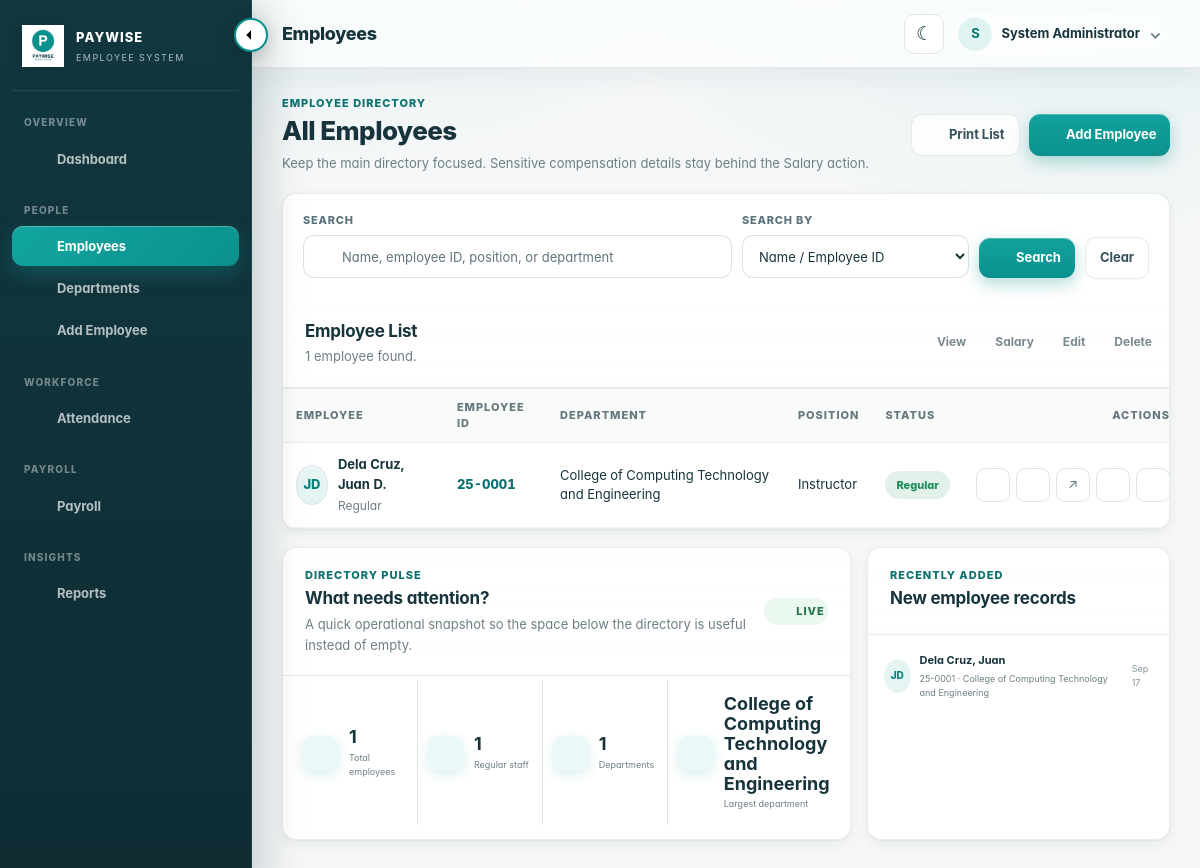
The app's page /pages/employees.php (signed in) with its own data.
### tables this page shows
CREATE TABLE employees (
    employee_id INT NOT NULL AUTO_INCREMENT,
    employee_no VARCHAR(20) NOT NULL,
    portal_password VARCHAR(255) DEFAULT NULL,  
    photo_path VARCHAR(255) DEFAULT NULL,

    first_name VARCHAR(50) NOT NULL,
    middle_name VARCHAR(50) DEFAULT NULL,
    last_name VARCHAR(50) NOT NULL,

    gender ENUM('Male','Female','Other') NOT NULL DEFAULT 'Other',
    birth_date DATE DEFAULT NULL,
    contact_number VARCHAR(20) DEFAULT NULL,
    email VARCHAR(100) DEFAULT NULL,
    civil_status VARCHAR(30) DEFAULT NULL,
    nationality VARCHAR(50) DEFAULT NULL,
    religion VARCHAR(50) DEFAULT NULL,

    permanent_address TEXT DEFAULT NULL,
    present_address TEXT DEFAULT NULL,

    sss_no VARCHAR(30) DEFAULT NULL,
    philhealth_no VARCHAR(30) DEFAULT NULL,
    pagibig_no VARCHAR(30) DEFAULT NULL,
    tin_no VARCHAR(30) DEFAULT NULL,
    atm_no VARCHAR(40) DEFAULT NULL,

    department VARCHAR(150) DEFAULT NULL,
    position VARCHAR(120) DEFAULT NULL,
    employment_status ENUM('Regular','Probationary','Contractual','Part-Time')
        NOT NULL DEFAULT 'Regular',

    basic_salary DECIMAL(12,2) NOT NULL DEFAULT 0.00,
    date_hired DATE DEFAULT NULL,

    emergency_contact_name VARCHAR(100) DEFAULT NULL,
    emergency_contact_phone VARCHAR(30) DEFAULT NULL,
    emergency_contact_address TEXT DEFAULT NULL,

    dependent_name VARCHAR(100) DEFAULT NULL,
    dependent_relationship VARCHAR(50) DEFAULT NULL,
    dependent_birth_date DATE DEFAULT NULL,

    education_background TEXT DEFAULT NULL,
    character_reference TEXT DEFAULT NULL,

    created_at TIMESTAMP NOT NULL DEFAULT CURRENT_TIMESTAMP,
    updated_at TIMESTAMP NOT NULL DEFAULT CURRENT_TIMESTAMP
        ON UPDATE CURRENT_TIMESTAMP,

    PRIMARY KEY (employee_id),
    UNIQUE KEY uq_employee_no (employee_no),
    KEY idx_employee_department (department),
    KEY idx_employee_status (employment_status),
    KEY idx_employee_name (last_name, first_name)
);

### pages/employees.php (the view, shortened to what the rows shown need)
<?php
require_once __DIR__ . '/../includes/auth.php';
require_once __DIR__ . '/../includes/layout.php';
$where = '';
$sql = "SELECT employee_id,employee_no,first_name,middle_name,last_name,photo_path,department,position,employment_status,basic_salary,created_at FROM employees $where ORDER BY last_name,first_name";
$stmt = $conn->prepare($sql);
$stmt->execute();
$result = $stmt->get_result();
$employees = [];
while ($row = $result->fetch_assoc()) $employees[] = $row;
?>
<!doctype html>
<html lang="en">
<head>
    <link rel="stylesheet" href="../assets/css/app.css?v=20260909-rail4">
    <link rel="stylesheet" href="../assets/css/apple-system.css?v=20260916-apple9">
</head>
<body>
<div class="app">
    <?php sidebar('employees'); ?>
    <main class="main">
        <div class="content">
            <div class="page-heading">
                <div>
                    <h1>All Employees</h1>
                </div>
            </div>
            <section class="card" style="overflow:hidden">
                <div class="card-head">
                    <div>
                        <h2>Employee List</h2>
                    </div>
                </div>
                <div class="table-wrap">
                    <table class="table employee-table">
                        <thead><tr><th>Employee</th><th>Employee ID</th><th>Department</th><th>Position</th><th>Status</th><th class="action-col">Actions</th></tr></thead>
                        <tbody>
                        <?php if (!$employees): ?>
                            <tr><td colspan="6" class="empty">No employee matched your search.</td></tr>
                        <?php else: foreach ($employees as $row): ?>
                            <tr>
                                <td><div class="person-cell">
                                    <?php if (!empty($row['photo_path'])): ?><img class="list-photo" src="../<?php echo e(ltrim($row['photo_path'], '/')); ?>" alt="">
                                    <?php else: ?><div class="list-avatar"><?php echo e(strtoupper(substr($row['first_name'], 0, 1) . substr($row['last_name'], 0, 1))); ?></div><?php endif; ?>
                                    <div><strong><?php echo e(employee_full_name_last_first($row)); ?></strong><div class="mini"><?php echo e($row['employment_status']); ?></div></div>
                                </div></td>
                                <td><span class="employee-no"><?php echo e($row['employee_no']); ?></span></td>
                                <td><?php echo e($row['department'] ?: 'Not assigned'); ?></td>
                                <td><?php echo e($row['position'] ?: 'Not assigned'); ?></td>
                                <td><span class="badge <?php echo ['Regular' => 'badge-ok', 'Probationary' => 'badge-info', 'Contractual' => 'badge-violet', 'Part-Time' => 'badge-neutral'][$row['employment_status']] ?? 'badge-neutral'; ?>"><?php echo e($row['employment_status']); ?></span></td>
                                <td class="action-col">
                                    <div class="icon-actions">
                                        <button type="button" class="icon-action view" title="View employee record" aria-label="View employee record" onclick="openEmployeePreview(<?php echo (int)$row['employee_id']; ?>)"><?php echo ui_icon('eye'); ?></button>
                                        <button type="button" class="icon-action salary" title="View salary information" aria-label="View salary information" onclick="openSalaryModal(<?php echo (int)$row['employee_id']; ?>)"><?php echo ui_icon('wallet'); ?></button><form method="post" action="../employee/login.php" target="_blank" style="display:inline"><?php echo csrf_field(); ?><input type="hidden" name="action" value="admin_preview"><input type="hidden" name="employee_no" value="<?php echo e($row['employee_no']); ?>"><button type="submit" class="icon-action" title="Open employee portal" aria-label="Open employee portal">↗</button></form>
                                        <a class="icon-action edit" title="Edit employee" aria-label="Edit employee" href="personalinfo.php?edit=<?php echo (int)$row['employee_id']; ?>"><?php echo ui_icon('pencil'); ?></a>
                                        <form method="post" action="employees.php" style="display:inline" onsubmit="return confirm('Delete this employee? This cannot be undone.')"><button type="submit" class="icon-action delete" title="Delete employee" aria-label="Delete employee"><?php echo ui_icon('trash'); ?></button></form>
                                    </div>
                                </td>
                            </tr>
                        <?php endforeach; endif; ?>
                        </tbody>
                    </table>
                </div>
            </section>
            <section class="directory-pulse">
                <div class="pulse-main card">
                    <div class="card-head"><div><h2>What needs attention?</h2></div></div>
                </div>
                <div class="recent-card card">
                    <div class="card-head"><div><div class="eyebrow">Recently Added</div><h2>New employee records</h2></div></div>
                </div>
            </section>
        </div>
    </main>
</div>
</body>
</html>

### includes/layout.php (shortened to what the rows shown need)
<?php
function ui_icon(string $name, string $class = ''): string
{
    $paths = [
        'dashboard' => '<path d="M3 13h8V3H3v10Zm10 8h8V3h-8v18ZM3 21h8v-6H3v6Z"/>',
        'users' => '<path d="M16 21v-2a4 4 0 0 0-4-4H6a4 4 0 0 0-4 4v2"/><circle cx="9" cy="7" r="4"/><path d="M22 21v-2a4 4 0 0 0-3-3.87M16 3.13a4 4 0 0 1 0 7.75"/>',
        'user-plus' => '<path d="M15 21v-2a4 4 0 0 0-4-4H6a4 4 0 0 0-4 4v2"/><circle cx="8.5" cy="7" r="4"/><path d="M19 8v6M16 11h6"/>',
        'wallet' => '<path d="M3 7.5A2.5 2.5 0 0 1 5.5 5H20a2 2 0 0 1 2 2v11a2 2 0 0 1-2 2H5.5A2.5 2.5 0 0 1 3 17.5v-10Z"/><path d="M3 8h17M16 13h6"/><circle cx="16" cy="13" r="1" fill="currentColor" stroke="none"/>',
        'file-chart' => '<path d="M14 2H6a2 2 0 0 0-2 2v16a2 2 0 0 0 2 2h12a2 2 0 0 0 2-2V8Z"/><path d="M14 2v6h6M8 17v-3M12 17v-6M16 17v-4"/>',
        'eye' => '<path d="M2 12s3.5-6 10-6 10 6 10 6-3.5 6-10 6S2 12 2 12Z"/><circle cx="12" cy="12" r="2.5"/>',
        'pencil' => '<path d="m4 20 4.5-1L19 8.5a2.12 2.12 0 0 0-3-3L5.5 16 4 20Z"/><path d="m14.5 7.5 3 3"/>',
        'trash' => '<path d="M4 7h16M10 11v6M14 11v6M6 7l1 14h10l1-14M9 7V4h6v3"/>',
        'printer' => '<path d="M6 9V3h12v6M6 18H4a2 2 0 0 1-2-2v-5a2 2 0 0 1 2-2h16a2 2 0 0 1 2 2v5a2 2 0 0 1-2 2h-2"/><path d="M6 14h12v7H6z"/><circle cx="18" cy="12" r="1" fill="currentColor" stroke="none"/>',
        'calendar' => '<rect x="3" y="5" width="18" height="16" rx="2"/><path d="M16 3v4M8 3v4M3 10h18"/>',
        'search' => '<circle cx="11" cy="11" r="7"/><path d="m20 20-4-4"/>',
        'plus' => '<path d="M12 5v14M5 12h14"/>',
        'arrow-left' => '<path d="M19 12H5M12 19l-7-7 7-7"/>',
        'arrow-right' => '<path d="M5 12h14M12 5l7 7-7 7"/>',
        'more' => '<circle cx="5" cy="12" r="1" fill="currentColor" stroke="none"/><circle cx="12" cy="12" r="1" fill="currentColor" stroke="none"/><circle cx="19" cy="12" r="1" fill="currentColor" stroke="none"/>',
        'close' => '<path d="m6 6 12 12M18 6 6 18"/>',
        'trend' => '<path d="M3 17l6-6 4 4 8-9"/><path d="M15 6h6v6"/>',
        'building' => '<path d="M4 21V5a2 2 0 0 1 2-2h12a2 2 0 0 1 2 2v16M2 21h20M8 7h2M14 7h2M8 11h2M14 11h2M8 15h2M14 15h2M11 21v-4h2v4"/>',
        'briefcase' => '<rect x="3" y="7" width="18" height="13" rx="2"/><path d="M8 7V5a2 2 0 0 1 2-2h4a2 2 0 0 1 2 2v2M3 12h18M10 12v2h4v-2"/>',
        'shield' => '<path d="M12 3 20 6v5c0 5-3.4 8.5-8 10-4.6-1.5-8-5-8-10V6l8-3Z"/><path d="m9 12 2 2 4-4"/>',
        'clock' => '<circle cx="12" cy="12" r="9"/><path d="M12 7v5l3 2"/>',
    ];
    $path = $paths[$name] ?? $paths['more'];
    return '<svg class="ui-icon ' . e($class) . '" viewBox="0 0 24 24" aria-hidden="true" focusable="false" fill="none" stroke="currentColor" stroke-width="1.9" stroke-linecap="round" stroke-linejoin="round">' . $path . '</svg>';
}
function sidebar(string $active): void
{
    echo '<button type="button" class="sidebar-toggle" id="sidebarToggle" aria-label="Collapse sidebar" title="Collapse sidebar">' . ui_icon('arrow-left') . '</button>';
}
?>

### records on screen
employees: first_name+last_name "JD", employee_full_name_last_first($row) "Dela Cruz, Juan D.", employment_status "Regular", employee_no "25-0001", department "College of Computing Technology and Engineering", position "Instructor"

### other values on screen
$item[2] "Dashboard"
$item[2] "Employees"
$item[2] "Departments"
$item[2] "Add Employee"
$item[2] "Attendance"
$item[2] "Payroll"
$item[2] "Reports"
$title "Employees"
$initial "S"
$adminName "System Administrator"
count($employees) "1"
$activeCount "1"
count($departmentCount) "1"
$topDepartment "College of Computing Technology and Engineering"
substr($recent['first_name'],0,1).substr($recent['last_name'],0,1) "JD"
